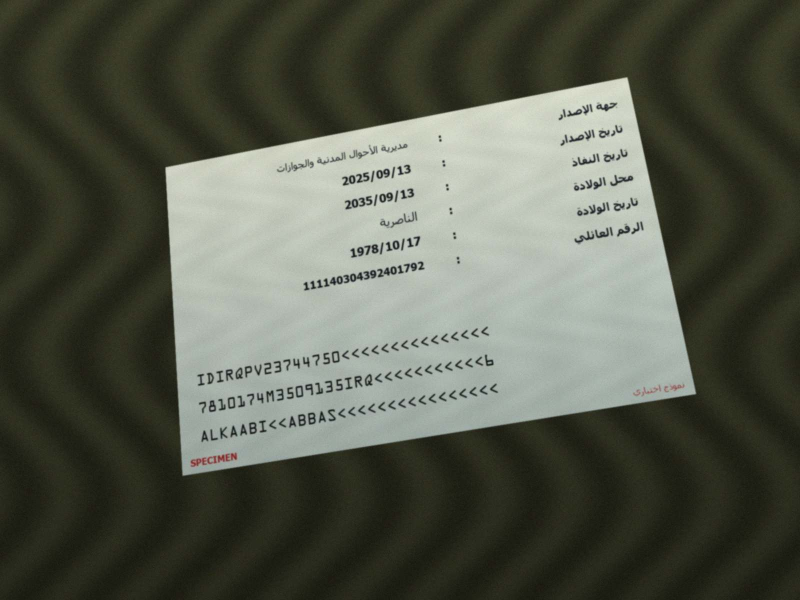
#> input picture eval/synthetic/heldout/case000_id_back.jpg, 1600 x 1200 px (shown at 1/2 size); its folder holds only this picture in this run
$ python -i references.py   (imports and definitions only)
#> lines starting #> are read from the running program, lines starting #| are printed output that depends on the picture
"""SIFT reference feature index. This is not a newly trained OCR model."""
from pathlib import Path
import json
import cv2
import numpy as np

DIRECTORY=Path(__file__).resolve().parents[1]/'models'/'references'
_cache=None

def features(image):
    image=cv2.resize(image,(700,max(80,int(image.shape[0]*700/image.shape[1]))))
    gray=cv2.cvtColor(image,cv2.COLOR_RGB2GRAY)
    return cv2.SIFT_create(nfeatures=1000).detectAndCompute(gray,None)

def match_reference(image):
    global _cache
    if _cache is None:
        _cache=[]
        manifest=DIRECTORY/'manifest.json'
        if manifest.exists():
            for item in json.loads(manifest.read_text(encoding='utf-8')):
                data=np.load(DIRECTORY/item['features'],allow_pickle=False)
                _cache.append((item,data['points'],data['descriptors']))
    if not _cache:return None
    kp,desc=features(image)
    if desc is None or len(desc)<6:return None
    best=None
    for item,pts,ref in _cache:
        if len(ref)<6:continue
        pairs=cv2.BFMatcher().knnMatch(ref,desc,k=2)
        good=[p[0] for p in pairs if len(p)==2 and p[0].distance<.69*p[1].distance]
        if len(good)<9:continue
        src=np.float32([pts[m.queryIdx] for m in good]); dst=np.float32([kp[m.trainIdx].pt for m in good])
        matrix,mask=cv2.findHomography(src,dst,cv2.RANSAC,5)
        inliers=int(mask.sum()) if mask is not None else 0
        if inliers>=8 and inliers/len(good)>.5:
            score=min(.92,.56+inliers*.009)
            if not best or score>best['score']:
                corners=np.float32([[0,0],[item['width']-1,0],[item['width']-1,item['height']-1],[0,item['height']-1]])
                projected=cv2.perspectiveTransform(corners.reshape(1,4,2),matrix)[0]*(image.shape[1]/700)
                best={'kind':item['kind'],'side':item['side'],'score':score,'projected_corners':projected.round(1).tolist(),'inliers':inliers}
    return best

>>> import cv2
>>> picture = cv2.cvtColor(cv2.imread('../eval/synthetic/heldout/case000_id_back.jpg'), cv2.COLOR_BGR2RGB)
>>> result = features(picture)
#> in features, `image=cv2.resize(image,(700,max(80,int(image.shape[0]*700/image.shape[..`:
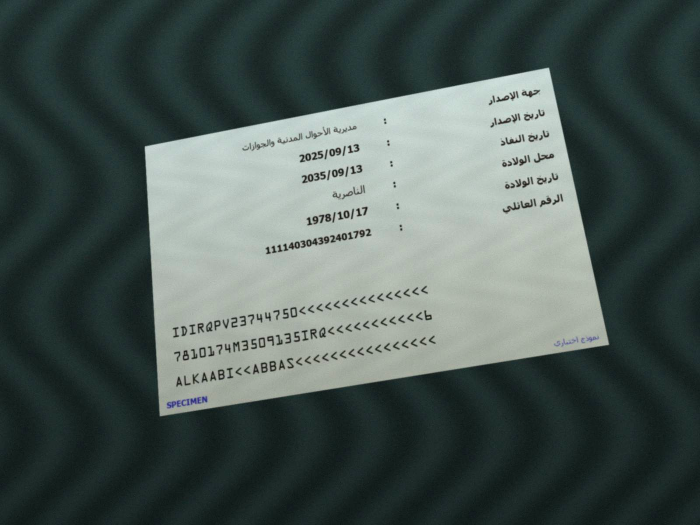
#> image: shape (525, 700, 3); mean of channels 0, 1, 2 85.3, 89.3, 76.2; drawn as B, G, R

$ run again, on eval/synthetic/heldout/case001_id_back.jpg
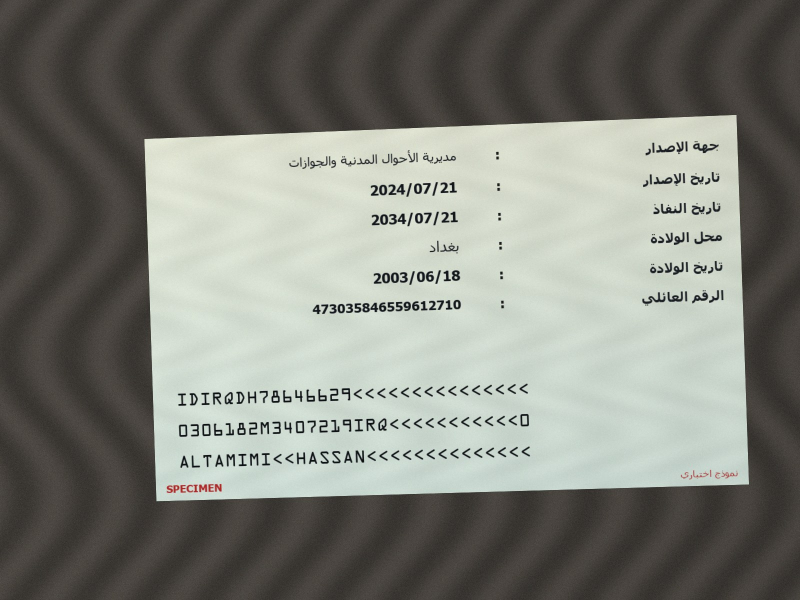
#> input picture eval/synthetic/heldout/case001_id_back.jpg, 1600 x 1200 px (shown at 1/2 size)
#> in features, `image=cv2.resize(image,(700,max(80,int(image.shape[0]*700/image.shape[..`:
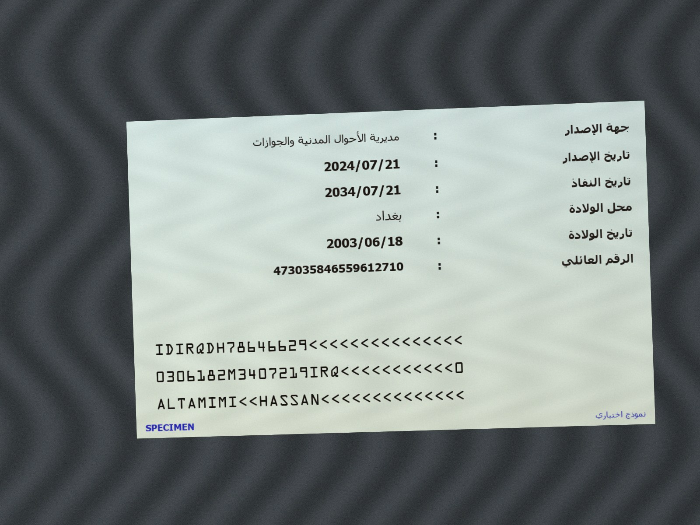
#> image: shape (525, 700, 3); mean of channels 0, 1, 2 126.9, 128.7, 121.1; drawn as B, G, R

$ run again, on eval/synthetic/heldout/case002_id_back.jpg
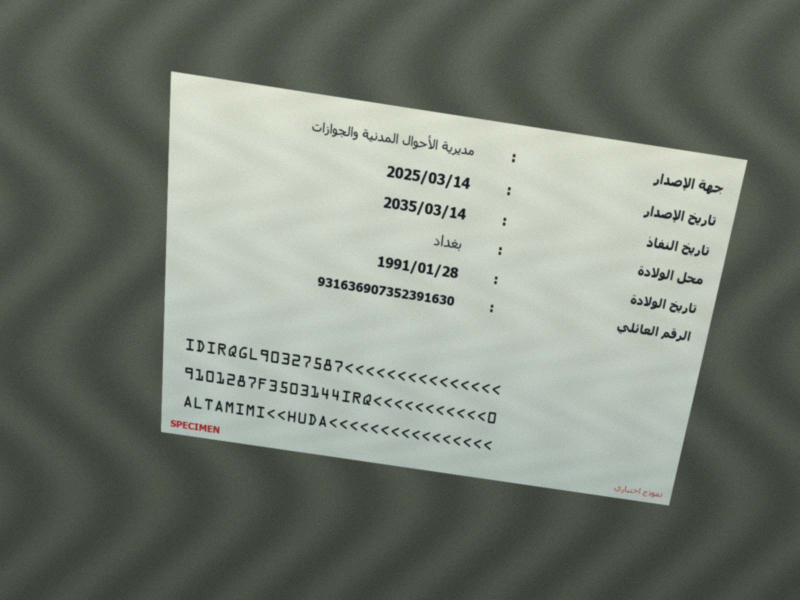
#> input picture eval/synthetic/heldout/case002_id_back.jpg, 1600 x 1200 px (shown at 1/2 size)
#> in features, `image=cv2.resize(image,(700,max(80,int(image.shape[0]*700/image.shape[..`:
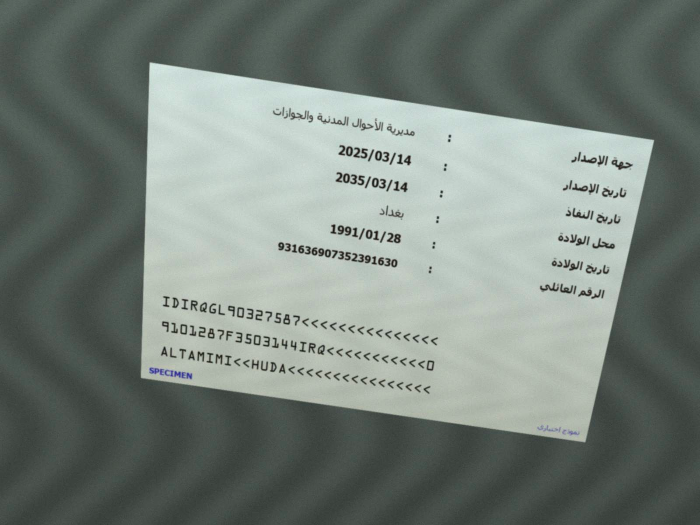
#> image: shape (525, 700, 3); mean of channels 0, 1, 2 121.6, 128.2, 118.1; drawn as B, G, R

$ run again, on eval/synthetic/heldout/case003_id_back.jpg
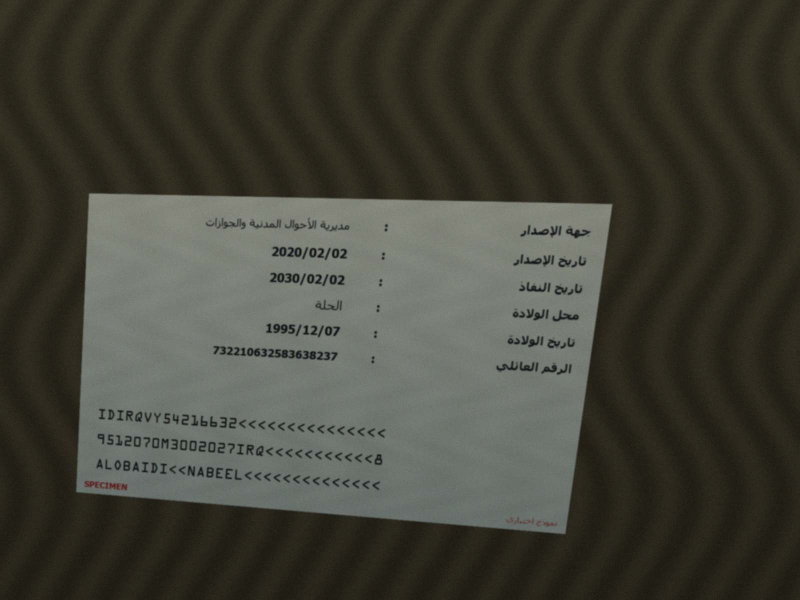
#> input picture eval/synthetic/heldout/case003_id_back.jpg, 1600 x 1200 px (shown at 1/2 size)
#> in features, `image=cv2.resize(image,(700,max(80,int(image.shape[0]*700/image.shape[..`:
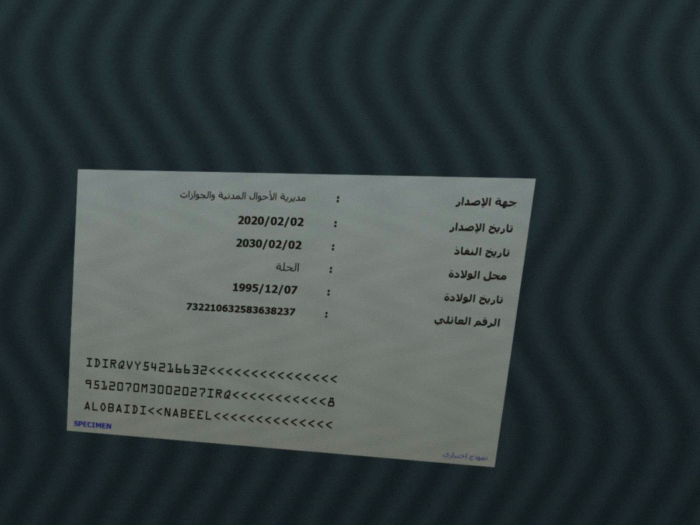
#> image: shape (525, 700, 3); mean of channels 0, 1, 2 66.5, 66.1, 56.1; drawn as B, G, R
